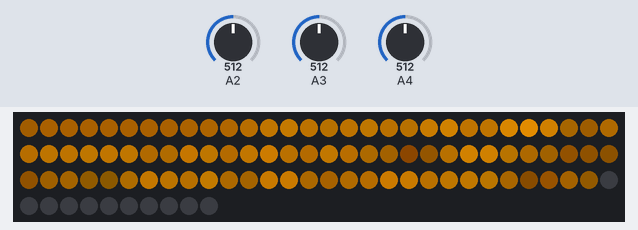
A sketch run on a simulated Arduino Nano, built with avr-gcc and run on an emulated ATmega328P. Parts: 100 RGB LEDs in strip order, left to right, continuing on the next row. The inputs (shaded band) are chosen by the test bench; at power-on: A2 = 512, A3 = 512, A4 = 512. Dim RGB values are drawn brighter than linear; random numbers use the default seed unless the sketch sets one.

Above: at 0.06 s.
At 1.28 s:
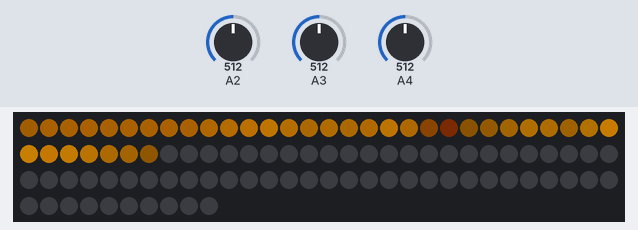
1.3 s: A2 set to 716
2.9 s: A3 set to 245
At 4.66 s:
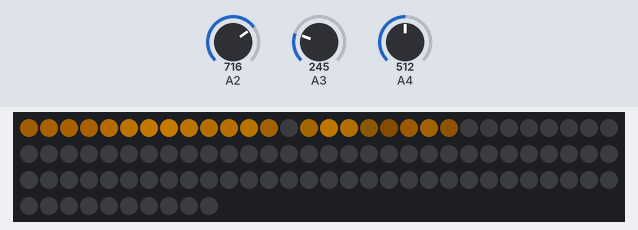

The sketch:

fastled_kerosene-lantern.ino
```cpp
/*
  File: kerosene.ino
  By: Andrew Tuline
  Date: Sept 2021

  YouTube: https://youtu.be/nujPXey2Elo

  To simimulate a kerosene lantern on an Arduino Nano with WS2812 LED's and three potentiometers.

  This routine creates a sinewave envelope that limits the brightness across the length of the LED strip and uses my twinkleup routine to animate each LED.

  This routine:
  - Must support strands >255 leds.
  - Uses floating point math for ease of development.

  It has:
  - An adjustable location from 1 up to NUM_LED/2 for the maximum brightness.
  - An adjustable gamma correction in the top half (after the maximum value).
  - An adjustable minimum brightness.

  Bottom half of strand has:
  - A portion of a sinewave going from 0 to 255.
  - A slider to control the location of maximum brightness (up to NUM_LEDS/2).
  - A slider to adjust the minimum brightness.

  Top half of strand has:
  - A portion of a sinewave going from 255 to 0.
  - The frequency of that wave extends from end of bottom half up to NUM_LEDS-1.
  - An adjustable gamma correction. Think tapering the flame.
  - Minimum brightness is not applied here.

  Controls:
  A2 - Upper flame height/taper (aka gamma correction).
  A3 - Max brightness location (aka adjustable frequency).
  A4 - Minimum brightness for bottom half of animation.

  Optional Controls:

  ?? - Blur amount.
  ?? - Speed.
  ?? - Colours/palette selectability

*/


#include <FastLED.h>

#define LED_DT 10
#define NUM_LEDS 100

uint8_t max_bright = 255;
struct CRGB leds[NUM_LEDS];
CRGBPalette16 currentPalette = LavaColors_p;


#define PI 3.1415926535

// Global variables used by controls.
uint16_t lowSin;        // Adjustable midpoint/maximum brightness location of the animation.
float gammaFlame;            // Used for tapering the top half of the flame.
uint8_t minBri;         // Used to control minimum brightness for bottom half of flame.


void setup() {
  Serial.begin(115200);
  LEDS.addLeds<WS2811, LED_DT, GRB>(leds, NUM_LEDS);
  FastLED.setBrightness(max_bright);
} // setup()


void loop() {
  getinputs();
  kerosene();
  FastLED.show();
} // loop()


void getinputs() {
  lowSin = analogRead(A3) / 32;                       // The location of the highest value of the sine wave is between 0 and 31. . .
  if (lowSin > NUM_LEDS / 2) lowSin = NUM_LEDS / 2;   // But not higher than halfway.
  //gammaFlame = (float)(1024 - analogRead(A2)) / 128. + 1.; // original.
  gammaFlame -= (float)(1024 - analogRead(A2)) / 128. + 1.; // Tapering/gamma correction on the top half of the wave.
  minBri =  analogRead(A4) / 4;                       // Minimum brightness for the bottom half of the wave.
} // getinputs()


void kerosene() {

  random16_set_seed(535);                                                         // Pseudo-random number seed ensures the same random numbers for every frame. Requires no array space.
  uint16_t sinOut;                                                                // Envelope of brightness.
  uint16_t pixBri;                                                                // Resultant pixel brightness.

  for (int i = 0; i < NUM_LEDS; i++) {
    if (i < lowSin) {                                                             // Low end of the kerosene lamp.
      sinOut = (127 * cos( PI + i * PI / lowSin) + 127.);                         // Create a sinewave based brightness envelope.
      pixBri = beatsin8(128 / 2 + random8() / 4, 128, 255, 0, random8());         // Every pixel gets a different timebase.
      pixBri = pixBri * sinOut / 255;                                             // Apply the brightness envelope.
      if (pixBri < minBri) pixBri = minBri;                                       // Oops, not bright enough.
    } else {                                                                      // High end of the kerosene lamp.
      float temp = (float)(i - lowSin) / (NUM_LEDS - lowSin - 1);                 // Tapering high end of the flame.
      sinOut = cos( PI * temp) * 128. + 127;                                      // Create a sinewave based brightness envelope.
      sinOut = (float)(pow((float)sinOut / (float)255, gammaFlame) * 255. + 0.5);      // Gamma correction applied to the envelope.
      pixBri = beatsin8(128 / 2 + random8() / 4, 128, 255, 0, random8());         // Every pixel gets a different timebase.
      pixBri = pixBri * sinOut / 255;                                             // Apply the brightness envelope, but with no minBri value test.
    }

    //    setPixelColor(i, color_blend(SEGCOLOR(1), color_from_palette(random8()+now/100, false, PALETTE_SOLID_WRAP, 0), pixBri));  // Used for WLED.
    //   leds[i] = ColorFromPalette(currentPalette, i * 20 + millis() / 100, pixBri, LINEARBLEND);                                 // Palette compatible.
    leds[i] = CHSV(40, 255, pixBri); //change led color                                                                                               // Basic CHSV support.
  }

  blur1d( leds, NUM_LEDS, 128);                                                   // Need to blur so it looks more like a kerosene lamp. Could be adjustable.

} // kerosene()
```
